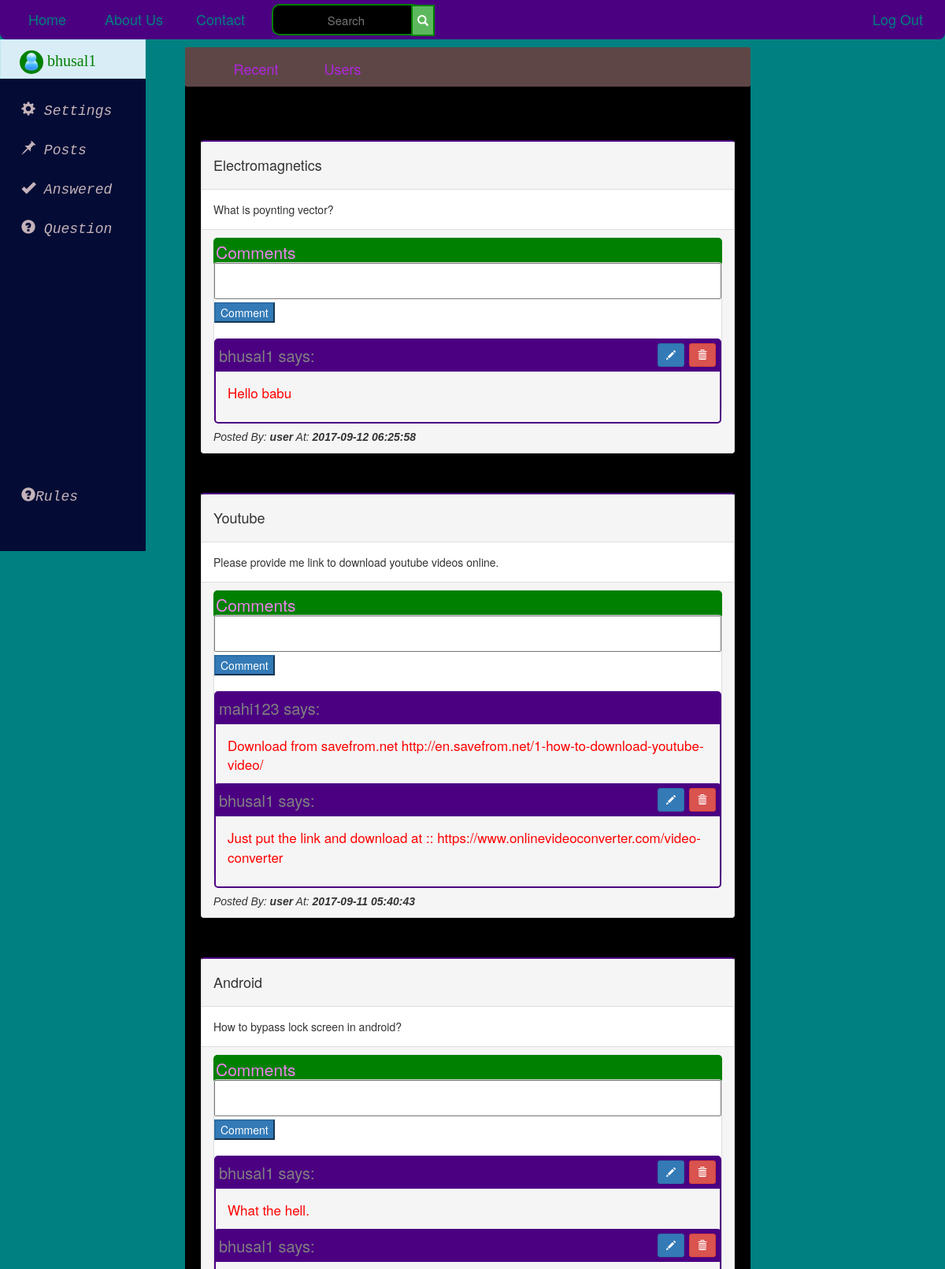
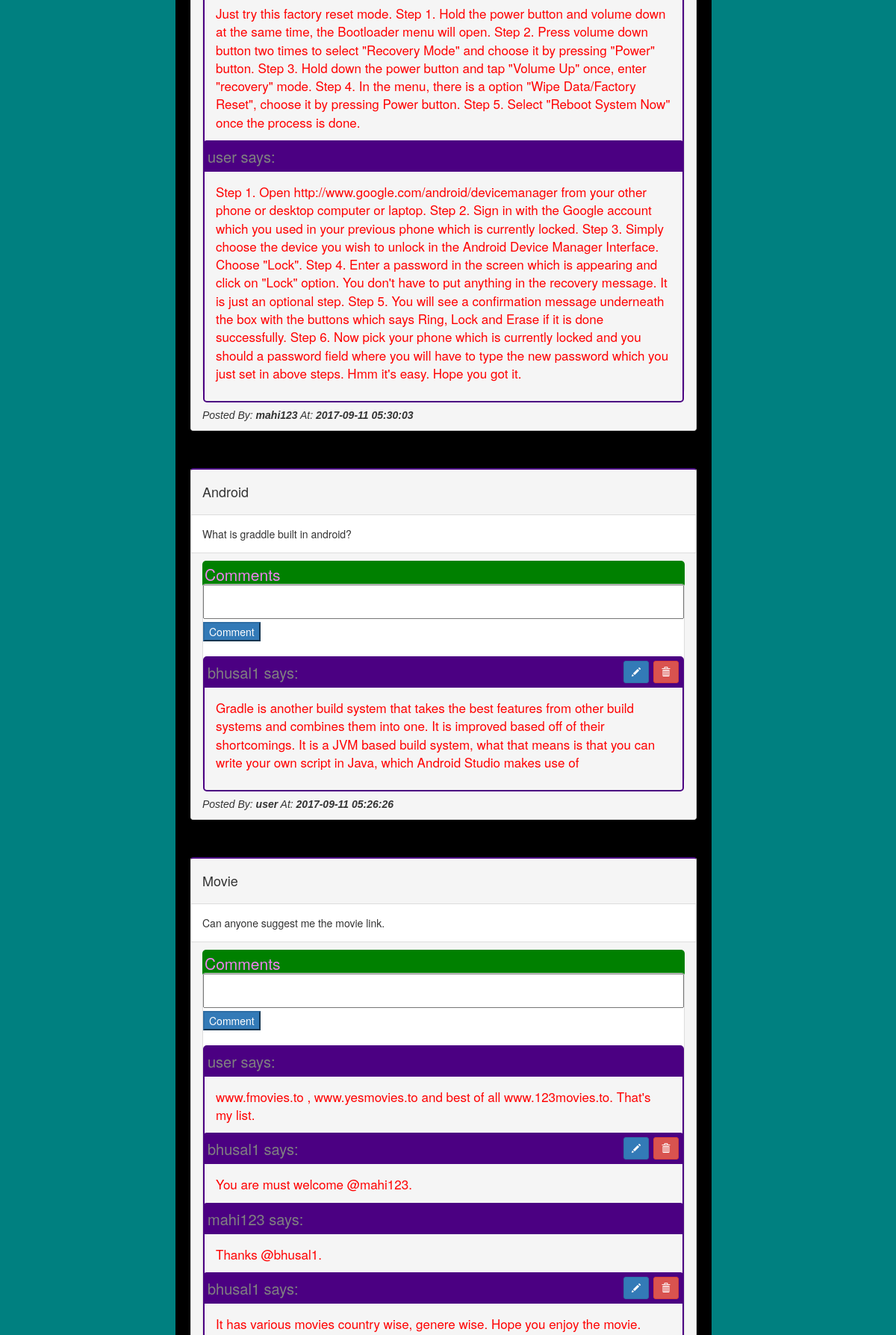
The app's page /logpage.php (signed in, upper part) with its own data (2 pictures, top to bottom).
### tables this page shows
CREATE TABLE `questions` (
  `id` int(11) NOT NULL,
  `username` text NOT NULL,
  `title` text NOT NULL,
  `question` text NOT NULL,
  `time` timestamp NOT NULL DEFAULT CURRENT_TIMESTAMP
);

CREATE TABLE `comment` (
  `id` int(11) NOT NULL,
  `link_id` varchar(11) NOT NULL,
  `comment` text NOT NULL,
  `username` text NOT NULL
);

### PHP/Ajax/refresh_comment.php (the view, shortened to what this page needs)
        <div class="jumbotron" style="background: black">
        <?php
          $conn = new mysqli("localhost", "root", "", "project");
        $sql = "SELECT * FROM questions ORDER BY id DESC";
        $result = $conn->query($sql);
        while ($row = $result->fetch_assoc()):
        ?>
        <div class="panel panel-default" style="border-top:2px solid indigo;box-shadow: 100px 200px solid #E8DEDE;margin-bottom: 50px">
        <div class="panel-heading">
        <h4><?php echo $row["title"]; ?></h4></div>
        <div class="panel-body"><?php echo $row["question"]; ?></div>
        <div class="panel-footer">
            <p style="color:violet;border-radius: 5px;width:100%;cursor:pointer;padding:3px;background: green">Comments</p> <br>
            <div class="panel panel-default" style="margin-top: -40px">
             <textarea onblur="enable_reload();"  onclick="disable_reload();" style="width: 100%;resize: none" id="comment-text" ></textarea>
              <button class="btn-primary"  onclick="comment_sub(this);" id="<?php echo $row["id"]; ?>">   Comment </button>
                <br clear="all"><br>
              <?php
                    $sql2 = "SELECT * FROM comment ORDER BY id DESC";
                     $result2 = $conn->query($sql2);
                     while ($row2 = $result2->fetch_assoc()):
               ?>
             <?php
              if($row2["link_id"]==$row["id"])
              {
                    echo'<div class="panel-footer" style="border:2px solid indigo;border-radius:5px;font-size:17px;margin-bottom:-15px">
                    <p style="height:40px;line-height:40px;padding-left:4px;padding-right:5px;margin-left:-15px;color:gray;margin-top:-10px;margin-right:-15px;font-size:20px;background:indigo">'.$row2["username"].' says:';
                      if($row2["username"]==$_SESSION["userid"])
                     {
                       echo '<span style="float:right">
                        <button style="margin-top:-10px" onclick="comment_edt(this);" id="'.$row2["id"].'" class="btn btn-sm btn-primary glyphicon edit_com glyphicon-pencil"></button>
                          <button style="margin-top:-10px" onclick="comment_del(this);" id="'.$row2["id"].'" class="btn btn-sm btn-danger glyphicon glyphicon-trash"></button>
                        </span>';
                      }
                    echo    '</p>
                    <p style="color:red;font-size:17px">'. $row2["comment"].'</p>
                    </div>';
              }
                 ?>
              <?php endwhile;  ?>
            </div>
        <i style="font-family: sans-serif;">Posted By: <b><?php echo $row["username"]; ?></b> At: <b><?php echo $row["time"]; ?></b></i>
        </div>
        </div>
<?php  endwhile; ?>
</div>

### records on screen
questions: title "Electromagnetics", question "What is poynting vector?", username "user", time "2017-09-12 06:25:58"
comment: username "bhusal1", comment "Hello babu"
questions: title "Youtube", question "Please provide me link to download youtube videos online.", username "user", time "2017-09-11 05:40:43"
comment: username "mahi123", comment "Download from savefrom.net http://en.savefrom.net/1-how-to-download-youtube-video/"
comment: username "bhusal1", comment "Just put the link and download at :: https://www.onlinevideoconverter.com/video-converter"
questions: title "Android", question "How to bypass lock screen in android?", username "mahi123", time "2017-09-11 05:30:03"
comment: username "bhusal1", comment "What the hell."
comment: username "bhusal1", comment "Just try this factory reset mode. Step 1. Hold the power button and volume down at the same time, the Bootloader menu will open. Step 2. Press volume down button two times to select \"Recovery Mode\" and choose it by pressing \"Power\" button. Step 3. Hold down the power button and tap \"Volume Up\" once, enter \"recovery\" mode. Step 4. In the menu, there is a option \"Wipe Data/Factory Reset\", choose it by pressing Power button. Step 5. Select \"Reboot System Now\" once the process is done."
comment: username "user", comment "Step 1. Open http://www.google.com/android/devicemanager from your other phone or desktop computer or laptop. Step 2. Sign in with the Google account which you used in your previous phone which is currently locked. Step 3. Simply choose the device you wish to unlock in the Android Device Manager Interface. Choose \"Lock\". Step 4. Enter a password in the screen which is appearing and click on \"Lock\" option. You don't have to put anything in the recovery message. It is just an optional step. Step 5. You will see a confirmation message underneath the box with the buttons which says Ring, Lock and Erase if it is done successfully. Step 6. Now pick your phone which is currently locked and you…"
questions: title "Android", question "What is graddle built in android?", username "user", time "2017-09-11 05:26:26"
comment: username "bhusal1", comment "Gradle is another build system that takes the best features from other build systems and combines them into one. It is improved based off of their shortcomings. It is a JVM based build system, what that means is that you can write your own script in Java, which Android Studio makes use of"
questions: title "Movie", question "Can anyone suggest me the movie link."
comment: username "user", comment "www.fmovies.to , www.yesmovies.to and best of all www.123movies.to. That's my list."
comment: username "bhusal1", comment "You are must welcome @mahi123."
comment: username "mahi123", comment "Thanks @bhusal1."
comment: username "bhusal1", comment "It has various movies country wise, genere wise. Hope you enjoy the movie."

### other values on screen
$_SESSION["userid"] "bhusal1"
